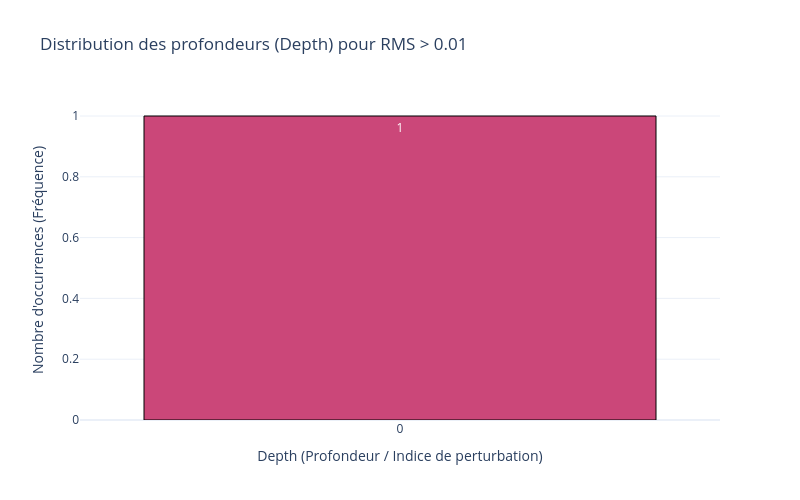

This figure's notebook cell:
### Markdown cell above
## 3.2 Distribution de la profondeur de l'arbre par rapport à un seuil sur $\sigma_{RMS}$

### Code cell
depth_values = []

seuil = 0.01
# Parcours de la structure imbriquée all_tree
for i in range(num_tree_max):
    for j in range(num_pert_max):
        dataset = all_tree[i][j]['dataset']
        if dataset['rms']> seuil or j==num_pert_max-1:
            depth_values.append(j)
            break

depths, occurrences = np.unique(depth_values, return_counts=True)

fig = go.Figure()

fig.add_trace(go.Bar(
    x=depths,
    y=occurrences,
    marker=dict(
        color=occurrences,          # Colore la barre selon le nombre d'occurrences
        colorscale='Plasma',        # Palette de couleur distincte
        line=dict(color='black', width=1)
    ),
    text=occurrences,               # Affiche le nombre directement sur/au-dessus de la barre
    textposition='auto',
    name='Occurrences'
))

# Configuration du layout
fig.update_layout(
    title=f"Distribution des profondeurs (Depth) pour RMS > {seuil}",
    xaxis=dict(
        title="Depth (Profondeur / Indice de perturbation)",
        tickmode='linear',          # Force l'affichage de chaque entier sur l'axe X
        dtick=1
    ),
    yaxis=dict(
        title="Nombre d'occurrences (Fréquence)"
    ),
    width=800,
    height=500,
    template="plotly_white"
)

fig.show()

### Figure 1 — Plotly figure (JSON) as saved in the notebook; plotly's stock layout.template omitted (floating-point values rounded to 4 significant figures)
{"data": [{"marker": {"color": [1], "colorscale": [[0, "#0d0887"], [0.1111, "#46039f"], [0.2222, "#7201a8"], [0.3333, "#9c179e"], [0.4444, "#bd3786"], [0.5556, "#d8576b"], [0.6667, "#ed7953"], [0.7778, "#fb9f3a"], [0.8889, "#fdca26"], [1, "#f0f921"]], "line": {"color": "black", "width": 1}}, "name": "Occurrences", "text": [1.0], "textposition": "auto", "type": "bar", "x": [0], "y": [1]}], "layout": {"height": 500, "title": {"text": "Distribution des profondeurs (Depth) pour RMS > 0.01"}, "width": 800, "xaxis": {"dtick": 1, "tickmode": "linear", "title": {"text": "Depth (Profondeur / Indice de perturbation)"}}, "yaxis": {"title": {"text": "Nombre d'occurrences (Fréquence)"}}}}
